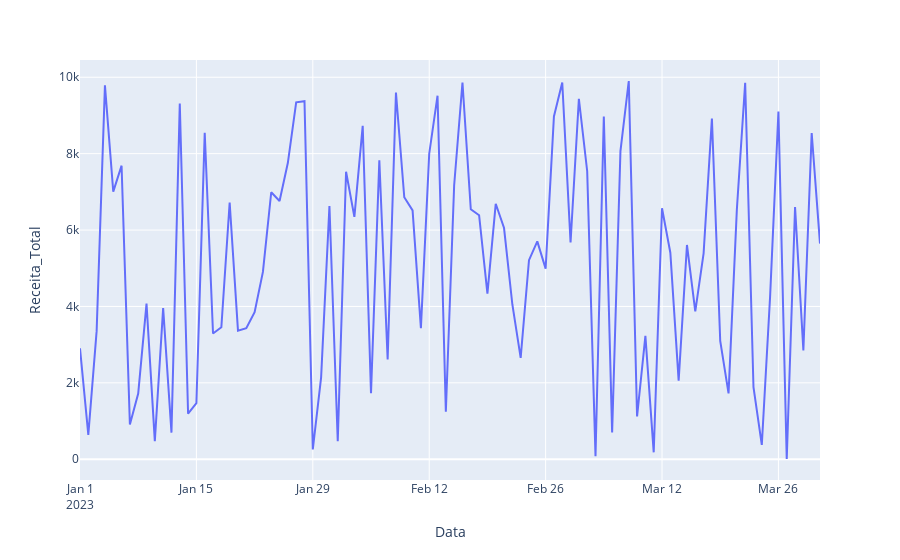

Here is the notebook cell this chart was saved with:
### Code cell
import chart_studio.plotly as py
import cufflinks as cf

import plotly.graph_objects as go
import plotly.express as px

px.line(df, x = 'Data', y = 'Receita_Total')

# fig = px.line(df, x='Data', y='Receita_Total', title='Gráfico de Barras',
#              labels={'x': 'Categoria', 'y': 'Valores'})
# fig.show()
